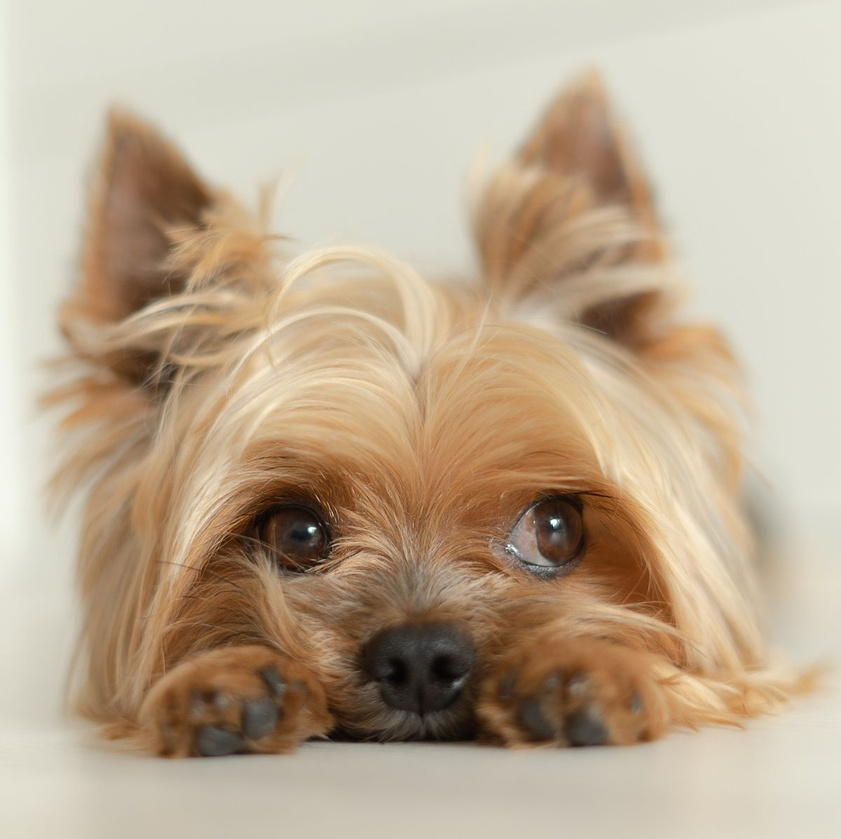
#> input picture Photos/dog.jpg, 841 x 839 px, shrunk from 1200 x 1197 before the run
$ python SobelFilter.py   (older library calls are emulated)
#> lines starting #> are read from the running program, lines starting #| are printed output that depends on the picture
#> further down, original_image is the input picture: shape (839, 841, 3); mean B, G, R 147.1, 170.8, 189.1
import cv2
import numpy as np
import matplotlib.pyplot as plt

def apply_sobel_filter(image):
    if len(image.shape) == 3:
        image = cv2.cvtColor(image, cv2.COLOR_BGR2GRAY)
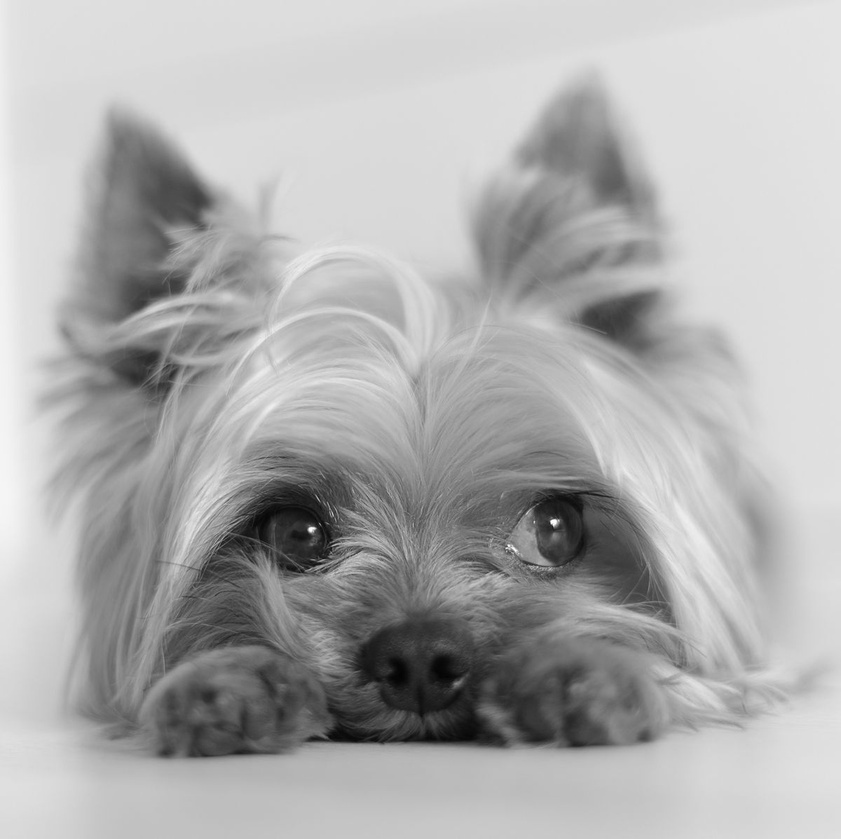
#> image: shape (839, 841); min 3, max 253, mean 173.7

    # Apply Sobel filter in the x and y directions
    sobel_x = cv2.Sobel(image, cv2.CV_64F, 1, 0, ksize=3)
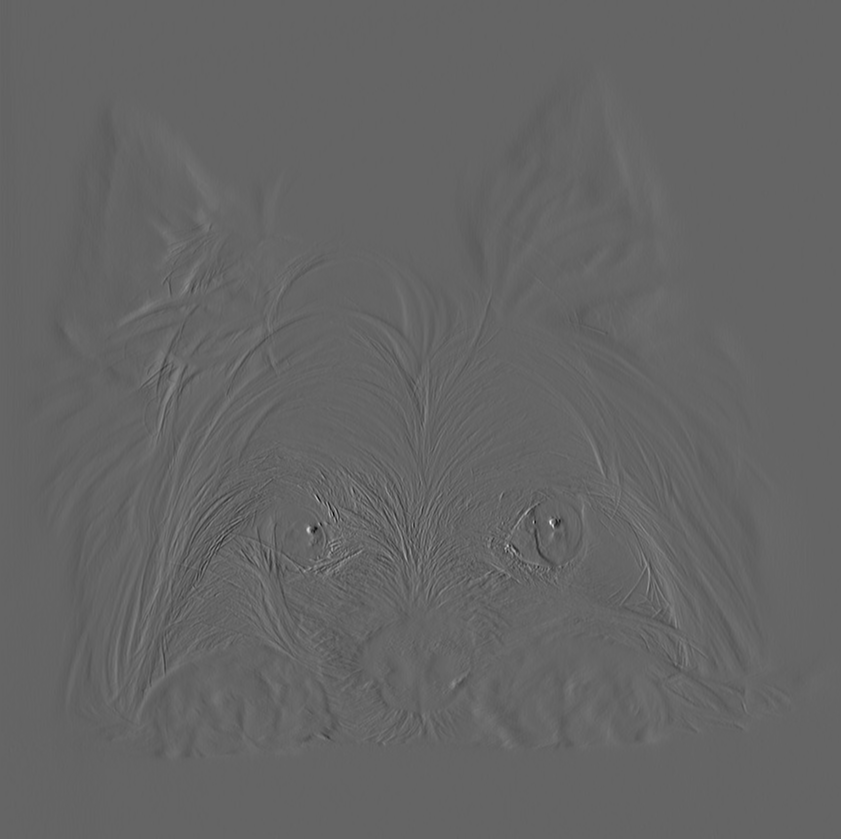
#> sobel_x: shape (839, 841) float64; min -518, max 788, mean -0.1; drawn with min black and max white
    sobel_y = cv2.Sobel(image, cv2.CV_64F, 0, 1, ksize=3)
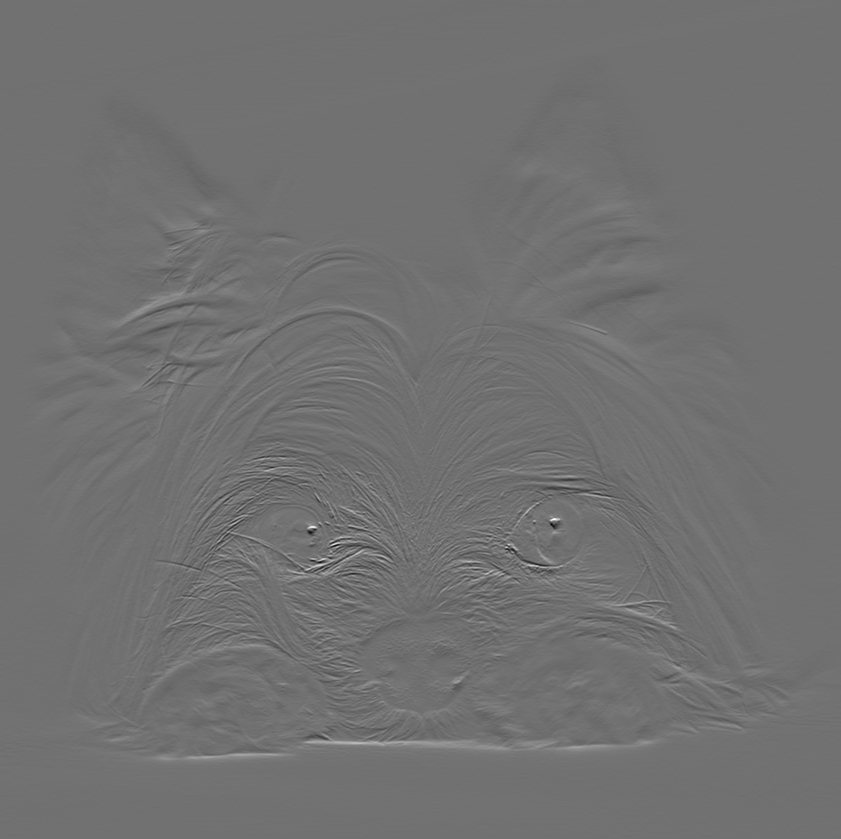
#> sobel_y: shape (839, 841) float64; min -563, max 703, mean -0.2; drawn with min black and max white

    # Combine the results to get the gradient magnitude
    gradient_magnitude = np.sqrt(sobel_x**2 + sobel_y**2)
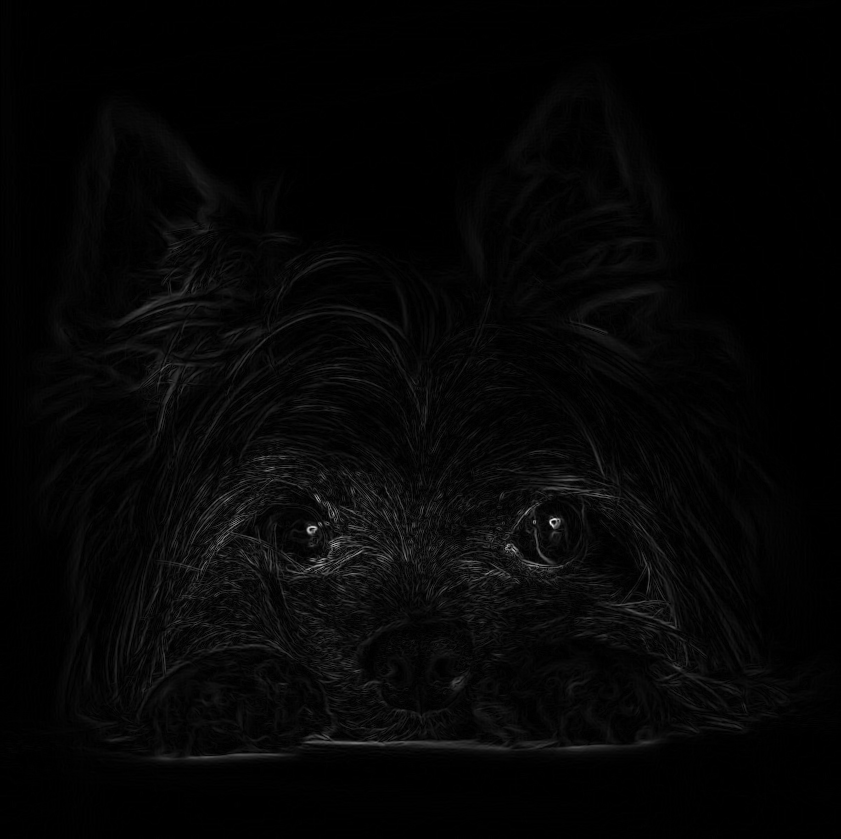
#> gradient_magnitude: shape (839, 841) float64; min 0, max 812, mean 18.8; drawn with min black and max white

    # Normalize the gradient magnitude to the range [0, 255]
    gradient_magnitude = cv2.normalize(gradient_magnitude, None, 0, 255, cv2.NORM_MINMAX)

    return gradient_magnitude.astype(np.uint8)

image_path = 'Photos/dog.jpg'
original_image = cv2.imread(image_path)

plt.imshow(cv2.cvtColor(original_image, cv2.COLOR_BGR2RGB))
plt.title('Original Image')
plt.show()
sobel_filtered_image = apply_sobel_filter(original_image)
plt.imshow(sobel_filtered_image, cmap='gray')
plt.title('Sobel Filtered Image')
plt.show()
